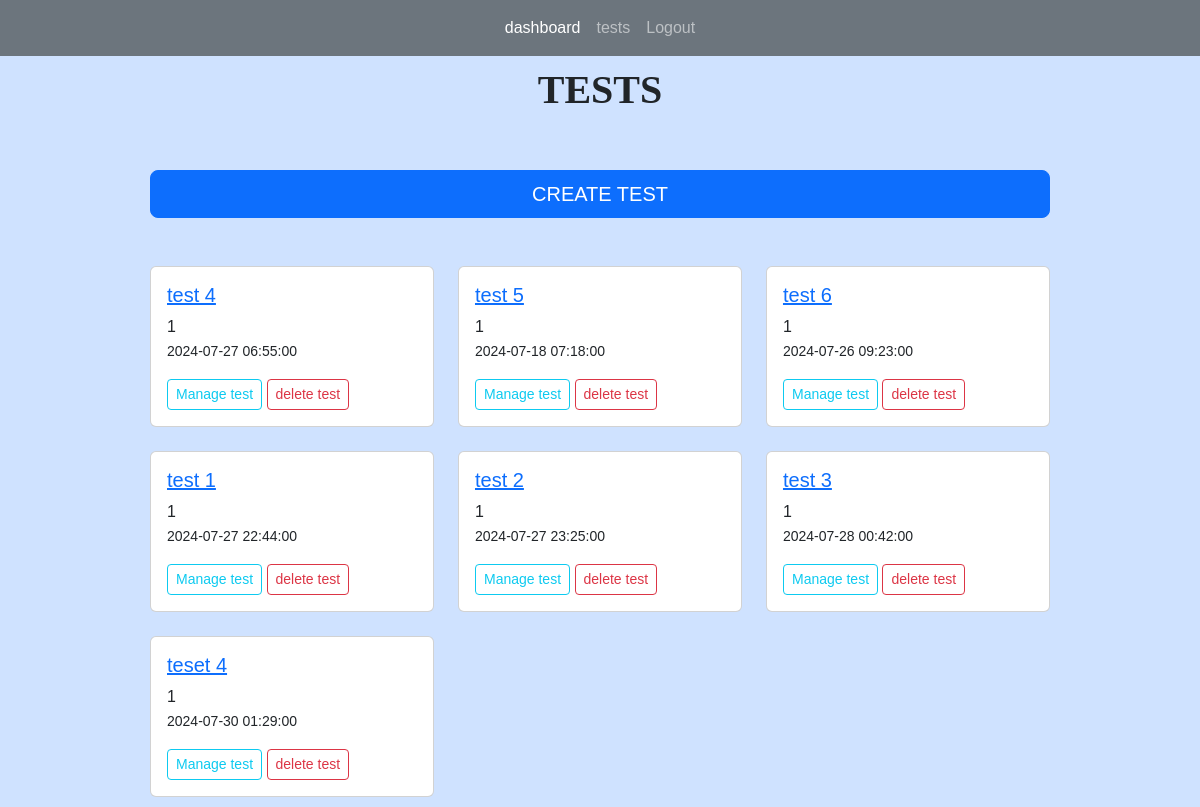
Page /tests (signed in) on the committed database.
### app.py (models this page shows)
class Tests(db.Model):
    test_id = db.Column(db.Integer, primary_key=True)
    title = db.Column(db.String(255))
    start_date = db.Column(db.DateTime, nullable = False)
    end_date = db.Column(db.DateTime, nullable = False)
    status = db.Column(db.String(255))
    teacher_id = db.Column(db.Integer, db.ForeignKey('users.id'))
    teacher = db.relationship('Users', backref=db.backref('tests', lazy=True))
    questions = db.relationship("Questions", backref="question_list")
    code = db.Column(db.String(6), unique=True)  # column to store the unique code
    students = db.relationship('Users', secondary='test_students', backref=db.backref('tests_registered', lazy=True))
    submissions = db.relationship('Submission', backref='test_submissions', lazy=True)

### app.py (the view)
@app.route('/tests', methods=['GET', 'POST'])
@login_required(role="teacher")
def tests():
	tests = Tests.query.filter_by(teacher_id = current_user.id)
	return render_template("tests.html", tests=tests)

### app.py (called while the page is built)
@login_manager.user_loader
def load_user(user_id):
    return Users.query.get(int(user_id))

def login_required(role="ANY"):
    def wrapper(fn):
        @wraps(fn)
        def decorated_view(*args, **kwargs):
            if not current_user.is_authenticated:
               return login_manager.unauthorized()
            if ( (current_user.role != role) and (role != "ANY")):
                return login_manager.unauthorized()
            return fn(*args, **kwargs)
        return decorated_view
    return wrapper

### templates/tests.html (shortened to what this page needs)
{% extends 'index.html' %}
{% block content %}
<h1>TESTS</h1>
<br>
<br/>
<a href="{{ url_for('create_test')}}" class=" d-grid gap-2 btn btn-primary btn-lg">CREATE TEST</a>
<br/>
<br/>
<div class="row row-cols-1 row-cols-md-3 g-4">
	{% for test in tests %}
	<div class="col">
		<div class="card ">
		<div class="card-body">
		<h5 class="card-title"><a href="{{ url_for('test', id=test.test_id)}}">{{ test.title }}</a></h5>
		<p class="card-text">{{ test.teacher_id }}<br/>
			<small>{{ test.start_date }}</small> <br/>
		</p>
		<a href="{{ url_for('test', id=test.test_id)}}" class="btn btn-outline-info btn-sm">Manage test</a>
        <button class="btn btn-outline-danger btn-sm" data-bs-toggle="modal" data-bs-target="#confirmationModal-{{ test.test_id }}">delete test</button>
		</div>
		</div>
	</div>
	{% endfor %}
</div>
{% endblock %}

### static/main.css (style rules this page uses)
body { font-family: Arial, sans-serif; margin: 0; padding: 0; }
H1 { font-family: Copperplate; font-weight: bold; font-size: 40px; text-align: center; }

### rows in the picture
Tests: title "test 4", teacher_id "1", start_date "2024-07-27 06:55:00"
Tests: title "test 5", teacher_id "1", start_date "2024-07-18 07:18:00"
Tests: title "test 6", teacher_id "1", start_date "2024-07-26 09:23:00"
Tests: title "test 1", teacher_id "1", start_date "2024-07-27 22:44:00"
Tests: title "test 2", teacher_id "1", start_date "2024-07-27 23:25:00"
Tests: title "test 3", teacher_id "1", start_date "2024-07-28 00:42:00"
Tests: title "teset 4", teacher_id "1", start_date "2024-07-30 01:29:00"
